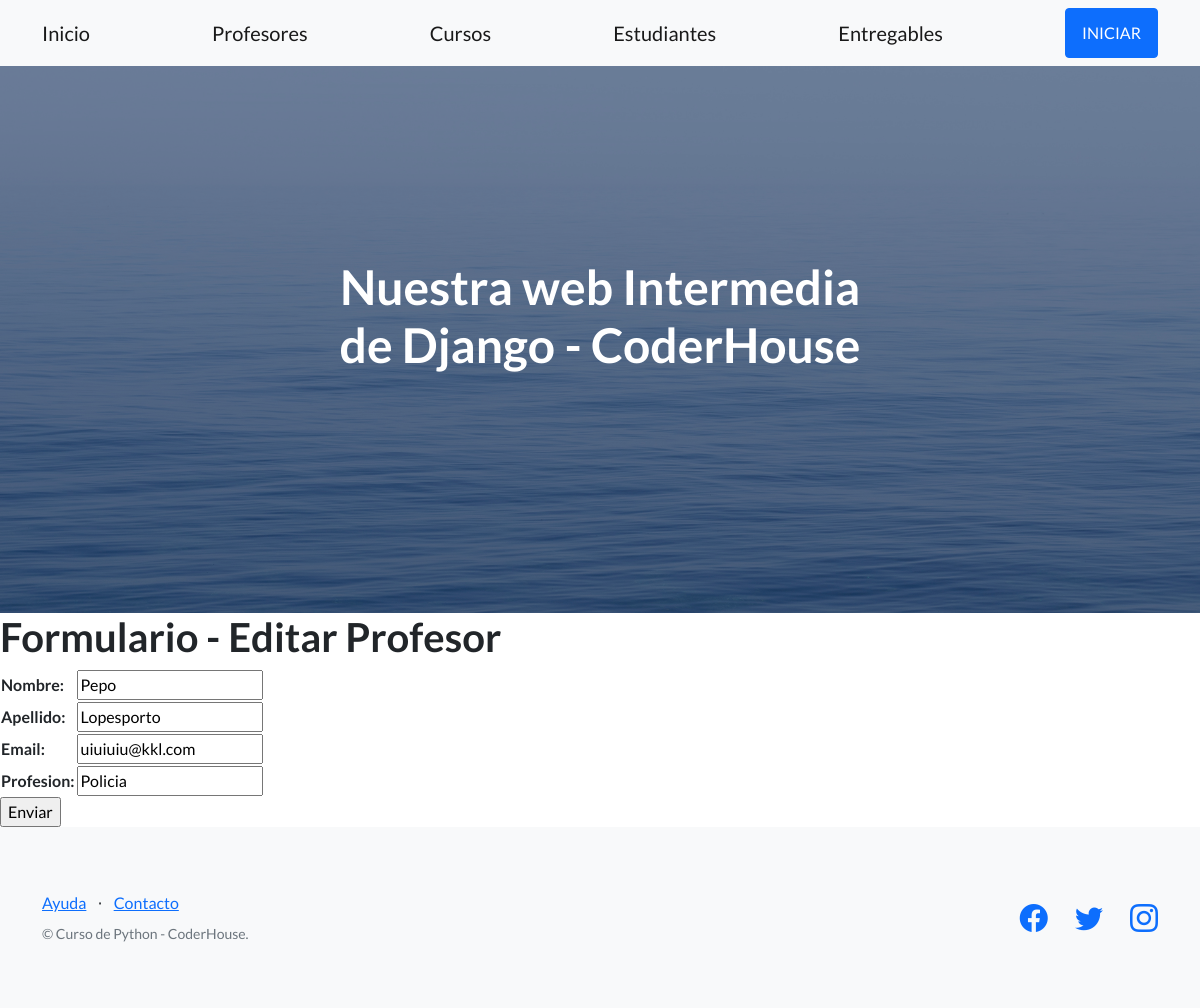
Page /AppCoder/editarProfesor/Pepo/ on the committed database.
### AppCoder/models.py (models this page shows, shortened)
class Profesor(models.Model):
    nombre = models.CharField(max_length = 30)
    apellido = models.CharField(max_length = 40)
    email = models.EmailField()
    profesion = models.CharField(max_length = 30)

### AppCoder/views.py (the view)
# urls.py: path('editarProfesor/<profesor_nombre>/', views.editarProfesor, name="EditarProfesor"),
def editarProfesor(request, profesor_nombre):
      profesor = Profesor.objects.get(nombre=profesor_nombre)
      if request.method == 'POST':
            miFormulario = ProfesorFormularios(request.POST) #aquí mellega toda la información del html
            print(miFormulario)
            if miFormulario.is_valid:   #Si pasó la validación de Django
                  informacion = miFormulario.cleaned_data
                  profesor.nombre = informacion['nombre']
                  profesor.apellido = informacion['apellido']
                  profesor.email = informacion['email']
                  profesor.profesion = informacion['profesion']
                  profesor.save()
                  return render(request, "AppCoder/inicio.html") #Vuelvo al inicio o a donde quieran
      else:
            miFormulario= ProfesorFormularios(initial={'nombre': profesor.nombre, 'apellido':profesor.apellido ,
            'email':profesor.email, 'profesion':profesor.profesion})
      return render(request, "AppCoder/editarProfesores.html", {"miFormulario":miFormulario, "profesor_nombre":profesor_nombre})

### AppCoder/forms.py
class ProfesorFormularios(forms.Form):
    nombre = forms.CharField(max_length=30)
    apellido = forms.CharField(max_length=30)
    email = forms.EmailField()
    profesion = forms.CharField(max_length=30)

### AppCoder/templates/AppCoder/editarProfesores.html (shortened to what this page needs)
{% extends "AppCoder/padre.html" %}
{% load static %}
{% block contenidoQueCambia %}
    <h1>Formulario - Editar Profesor</h1>
    <form action="" method="POST">{% csrf_token %}
        <table>
            {{ miFormulario.as_table }}
        </table>
        <input type="submit", value="Enviar">
    </form>
{% endblock %}

### rows in the picture
Profesor: nombre "Pepo", apellido "Lopesporto", email "uiuiuiu@kkl.com", profesion "Policia"
